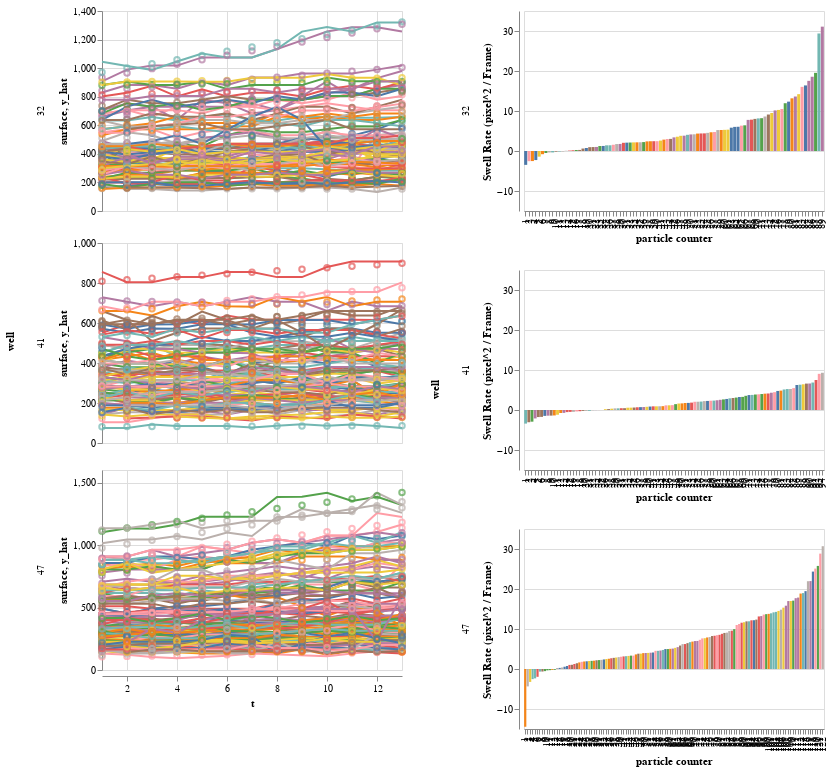

Notebook source saved alongside this figure:
### Code cell
# Parameters
memory = slider_memory.value
required_t_steps = slider_min_t_steps.value
max_se = slider_max_se.value
seed = slider_seed.value

# Load data
df = pd.read_csv(folder_path / 'output.csv', sep=';')

df['surface'] = 0.25 * df['Diameter 1 (Pixels)'] * df['Diameter 2 (Pixels)'] * np.pi

# Calculate centers
df['x'] = (df['x2'] + df['x1']) / 2
df['y'] = (df['y2'] + df['y1']) / 2

# Apply particle tracking
df = (df
      .groupby('well')
      .apply(tp.link, search_range=15, memory=memory, t_column='t')
      .reset_index(drop=True)
)

if len(df) == 0:
  raise Exception('Warning: no particles are left with these settings')

df = df.groupby(['well','particle']).apply(linear_reg)

# Create exclusion filters
df = (
    df
    .assign(
        exclude_required_t_steps = (
          df.groupby(['well','particle'])['t'].transform('count') < required_t_steps
          ),
        exclude_regression_se = df['param_t_se'] > max_se)
)

# Store intermediate dataframe
(df
 .sort_values(['well','particle','t'])
 .to_csv(folder_path / 'output_particle.csv', index=False, sep=';')
)

# Filter excluded particles
df = (
    df
    .loc[~df['exclude_required_t_steps']]
    .loc[~df['exclude_regression_se']]
)

processing_impact_graph(df, seed)

### Figure 1 — Vega-Lite specification as saved in the notebook (floating-point values rounded to 4 significant figures; data arrays with more than 128 entries replaced by an {"elided": "..."} marker saying what was removed)
{"config": {"view": {"continuousWidth": 400, "continuousHeight": 300}}, "hconcat": [{"data": {"name": "data-7cec3d4ece68b81d5f39121bc40daae0"}, "facet": {"row": {"type": "quantitative", "field": "well"}}, "spec": {"layer": [{"mark": "line", "encoding": {"color": {"type": "nominal", "field": "particle", "legend": null}, "tooltip": [{"type": "nominal", "field": "particle"}, {"type": "quantitative", "field": "param_t_se"}], "x": {"type": "quantitative", "field": "t"}, "y": {"type": "quantitative", "field": "surface"}}, "height": 200, "width": 300}, {"mark": "point", "encoding": {"color": {"type": "nominal", "field": "particle", "legend": null}, "tooltip": [{"type": "nominal", "field": "particle"}, {"type": "quantitative", "field": "param_t_se"}], "x": {"type": "quantitative", "field": "t"}, "y": {"type": "quantitative", "field": "y_hat"}}, "height": 200, "width": 300}]}, "resolve": {"scale": {"y": "independent"}}}, {"data": {"name": "data-2b2b85f42ff04257082a9b209d75133d"}, "facet": {"row": {"type": "quantitative", "field": "well"}}, "spec": {"mark": "bar", "encoding": {"color": {"type": "nominal", "field": "particle", "legend": null}, "tooltip": [{"type": "nominal", "field": "particle"}], "x": {"type": "ordinal", "field": "rank", "title": "particle counter"}, "y": {"type": "quantitative", "field": "param_t", "title": "Swell Rate (pixel^2 / Frame)"}}, "height": 200, "width": 300}, "resolve": {"scale": {"x": "independent"}}}], "$schema": "https://vega.github.io/schema/vega-lite/v4.8.1.json", "datasets": {"data-7cec3d4ece68b81d5f39121bc40daae0": {"elided": "3859 records"}, "data-2b2b85f42ff04257082a9b209d75133d": {"elided": "305 records"}}}
